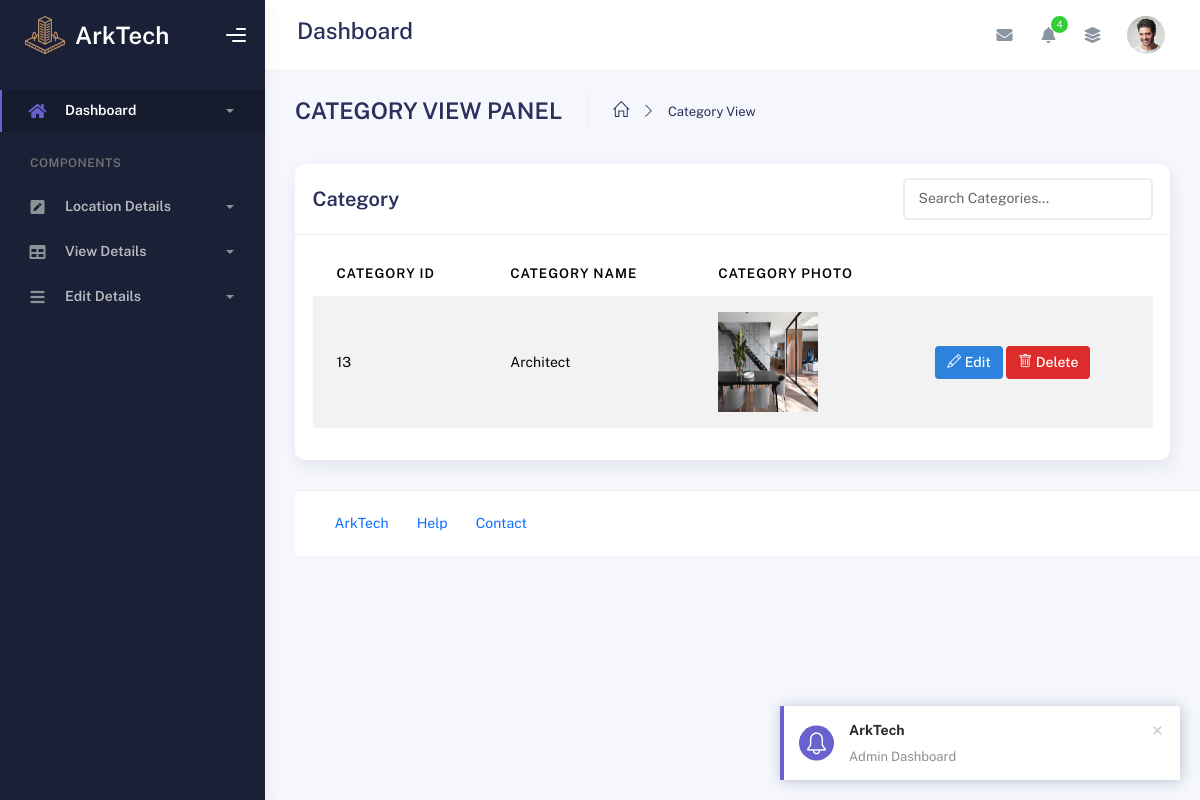
The app's page /Admin/categoryview.php, older data.
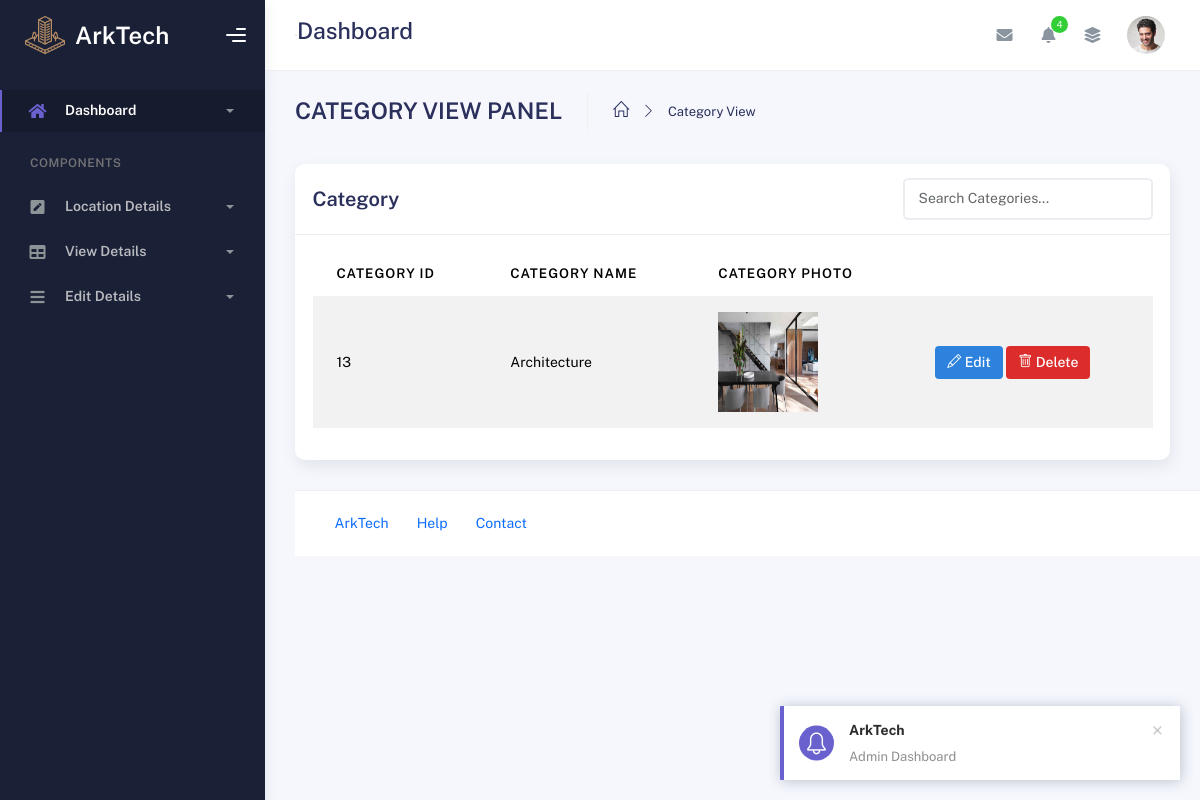
The same page, newer data.
### tables this page shows
CREATE TABLE IF NOT EXISTS `tbl_category` (
  `category_id` int NOT NULL AUTO_INCREMENT,
  `category_name` varchar(50) NOT NULL,
  `photo` varchar(100) NOT NULL,
  PRIMARY KEY (`category_id`)
);

### dboperation.php (called while the page is built, shortened)
<?php
class dboperation
{
    public $con,$res;
    function __construct()
    {
        $this->con=mysqli_connect("localhost","root","","arktech");
    }
    public function executequery($sql)
    {
        $this->res=mysqli_query($this->con,$sql);
        return $this->res;
    }
}
?>

### Admin/categoryview.php (the view, shortened to what this page needs)
<?php
include("header.php");
include("../dboperation.php");
$obj = new dboperation();
$s = "select * from tbl_category";
$res = $obj->executequery($s);
?>
        <div class="container">
          <div class="page-inner">
            <div class="page-header">
              <h3 class="fw-bold mb-3">CATEGORY VIEW PANEL</h3>
              <ul class="breadcrumbs mb-3">
                <li class="nav-home">
                  <a href="index.php">
                    <i class="icon-home"></i>
                  </a>
                </li>
                <li class="separator">
                  <i class="icon-arrow-right"></i>
                </li>
                <li class="nav-item">
                  <a href="#">Category View</a>
                </li>
              </ul>
            </div>
            <div class="row">
              <div class="col-md-12">
                <div class="card">
                  <div class="card-header d-flex justify-content-between align-items-center">
                      <h4 class="card-title m-0">Category</h4>
                      <div class="ms-auto">
                      <input type="text" id="categorySearch" class="form-control" style="width: 250px;" placeholder="Search Categories...">
                    </div>
                  </div>
                  <div class="card-body">
                    <div class="table-responsive">
                      <table
                        id="basic-datatables"
                        class="display table table-striped table-hover"
                      >
                        <thead>
                          <tr>
                            <th>Category ID</th>
                            <th>Category Name</th>
                            <th>Category Photo </th>
                          </tr>
                        </thead>
            <tbody>
              <?php
               while ($r = mysqli_fetch_array($res)) {
              ?>
                <tr>
                  <td><?php echo $r["category_id"]; ?></td>
                  <td><?php echo $r["category_name"]; ?></td>
                  <td> <img src="../uploads/<?php echo $r['photo']; ?>" width="100" height="100"> </td>
                  <td>
                <button class="btn-edit"
                    data-id="<?php echo $r['category_id']; ?>"
                    style="background-color:rgb(44, 130, 220); color: #fff; padding: 6px 12px; border: none; text-decoration: none; border-radius: 4px; font-weight: 500; display: inline-block;">
                   <i class="bi bi-pencil"></i> Edit
                  </button>
                 <button class="btn-delete"
                  data-id="<?php echo $r['category_id']; ?>"
                style="background-color:rgb(220, 44, 44); color: #fff; padding: 6px 12px; border: none; text-decoration: none; border-radius: 4px; font-weight: 500; display: inline-block;">
                <i class="bi bi-trash"></i> Delete
                </button>
              </td>
              </tr>
              <?php
              }
              ?>
            </tbody>
          </table>
        </div>
      </div>
    </div>
  </div>
</div>
<?php
include_once("footer.php");
?>

### Admin/header.php (shortened to what this page needs)
<!DOCTYPE html>
<html lang="en">
  <head>
    <link rel="stylesheet" href="assets/css/bootstrap.min.css" />
    <link rel="stylesheet" href="assets/css/plugins.min.css" />
    <link rel="stylesheet" href="assets/css/kaiadmin.min.css" />
     <link href="https://cdn.jsdelivr.net/npm/bootstrap-icons@1.10.5/font/bootstrap-icons.css" rel="stylesheet">
  </head>
  <body>
    <div class="wrapper">
      <div class="sidebar" data-background-color="dark">
        <div class="sidebar-logo">
          <div class="logo-header" data-background-color="dark">
        <a href="index.php" class="logo d-flex align-items-center" style="text-decoration: none;">
        <img
            src="img/icon-1.png"
            alt="navbar brand"
            class="navbar-brand"
            height="40"
          />
        <span style="color: white; font-size: 24px; font-weight: 600; margin-left: 10px;">ArkTech</span>
        </a>
            <div class="nav-toggle">
              <button class="btn btn-toggle toggle-sidebar">
                <i class="gg-menu-right"></i>
              </button>
            </div>
          </div>
        </div>
        <div class="sidebar-wrapper scrollbar scrollbar-inner">
          <div class="sidebar-content">
            <ul class="nav nav-secondary">
              <li class="nav-item active">
                <a
                  data-bs-toggle="collapse"
                  href="#dashboard"
                  class="collapsed"
                  aria-expanded="false"
                >
                  <i class="fas fa-home"></i>
                  <p>Dashboard</p>
                  <span class="caret"></span>
                </a>
              </li>
              <li class="nav-section">
                <h4 class="text-section">Components</h4>
              </li>
              <li class="nav-item">
                <a data-bs-toggle="collapse" href="#forms">
                  <i class="fas fa-pen-square"></i>
                  <p>Location Details</p>
                  <span class="caret"></span>
                </a>
              </li>
            <li class="nav-item">
                <a data-bs-toggle="collapse" href="#tables">
                  <i class="fas fa-table"></i>
                  <p>View Details</p>
                  <span class="caret"></span>
                </a>
              </li>
              <li class="nav-item">
                <a data-bs-toggle="collapse" href="#submenu">
                  <i class="fas fa-bars"></i>
                  <p>Edit Details</p>
                  <span class="caret"></span>
                </a>
              </li>
            </ul>
          </div>
        </div>
      </div>
      <div class="main-panel">
        <div class="main-header">
          <nav
            class="navbar navbar-header navbar-header-transparent navbar-expand-lg border-bottom"
          >
            <div class="container-fluid">
              <nav
                class="navbar navbar-header-left navbar-expand-lg navbar-form nav-search p-0 d-none d-lg-flex"
              >
                <div class="input-group">
              </nav>
              <h3>Dashboard</h3>
              <ul class="navbar-nav topbar-nav ms-md-auto align-items-center">
                <li class="nav-item topbar-icon dropdown hidden-caret">
                  <a
                    class="nav-link dropdown-toggle"
                    href="#"
                    id="messageDropdown"
                    role="button"
                    data-bs-toggle="dropdown"
                    aria-haspopup="true"
                    aria-expanded="false"
                  >
                    <i class="fa fa-envelope"></i>
                  </a>
                </li>
                <li class="nav-item topbar-icon dropdown hidden-caret">
                  <a
                    class="nav-link dropdown-toggle"
                    href="#"
                    id="notifDropdown"
                    role="button"
                    data-bs-toggle="dropdown"
                    aria-haspopup="true"
                    aria-expanded="false"
                  >
                    <i class="fa fa-bell"></i>
                    <span class="notification">4</span>
                  </a>
                </li>
                <li class="nav-item topbar-icon dropdown hidden-caret">
                  <a
                    class="nav-link"
                    data-bs-toggle="dropdown"
                    href="#"
                    aria-expanded="false"
                  >
                    <i class="fas fa-layer-group"></i>
                  </a>
                </li>
                <li class="nav-item topbar-user dropdown hidden-caret">
                  <a
                    class="dropdown-toggle profile-pic"
                    data-bs-toggle="dropdown"
                    href="#"
                    aria-expanded="false"
                  >
                    <div class="avatar-sm">
                      <img
                        src="assets/img/profile.jpg"
                        alt="..."
                        class="avatar-img rounded-circle"
                      />
                    </div>
                  </a>
                </li>
              </ul>
            </div>
          </nav>
        </div>

### Admin/footer.php (shortened to what this page needs)
<footer class="footer">
          <div class="container-fluid d-flex justify-content-between">
            <nav class="pull-left">
              <ul class="nav">
                <li class="nav-item">
                  <a class="nav-link" href="../Guest/index.php">
                    ArkTech
                  </a>
                </li>
                <li class="nav-item">
                  <a class="nav-link" href="#"> Help </a>
                </li>
                <li class="nav-item">
                  <a class="nav-link" href="../Guest/contact.php"> Contact </a>
                </li>
              </ul>
            </nav>
          </div>
        </footer>
      </div>
    </div>
  </body>
</html>

Row changes from the older to the newer data that the page shows:
changed tbl_category id 13: category_name "Architect" → "Architecture"
